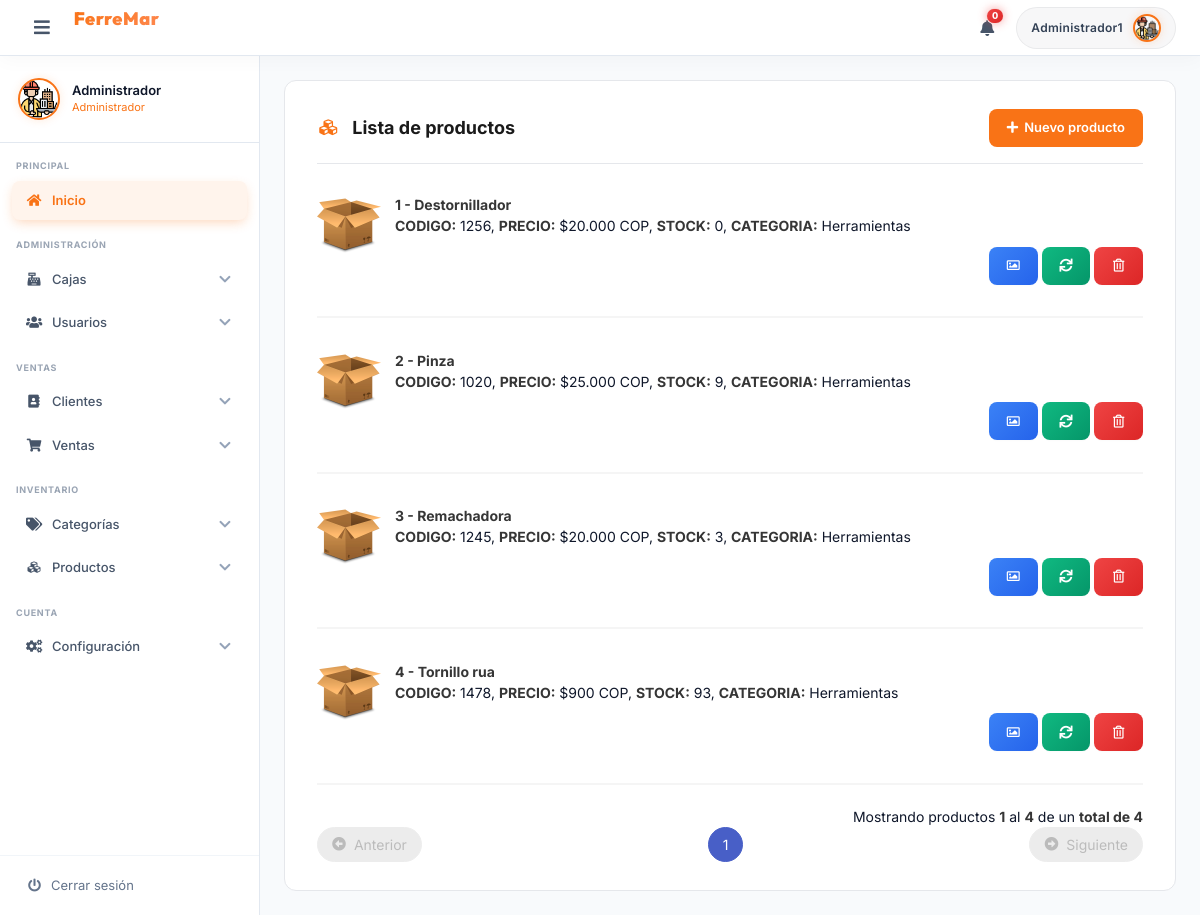
Screenshot of /productList/ (signed in) with the database file from the repository.
### tables this page shows
CREATE TABLE `producto` (
  `producto_id` int(20) NOT NULL,
  `producto_codigo` varchar(77) NOT NULL,
  `producto_nombre` varchar(100) NOT NULL,
  `producto_stock_total` int(25) NOT NULL,
  `producto_tipo_unidad` varchar(20) NOT NULL,
  `producto_precio_compra` decimal(30,2) NOT NULL,
  `producto_precio_venta` decimal(30,2) NOT NULL,
  `producto_marca` varchar(35) NOT NULL,
  `producto_modelo` varchar(35) NOT NULL,
  `producto_estado` varchar(20) NOT NULL,
  `producto_foto` varchar(500) NOT NULL,
  `categoria_id` int(7) NOT NULL
);

CREATE TABLE `categoria` (
  `categoria_id` int(7) NOT NULL,
  `categoria_nombre` varchar(50) NOT NULL,
  `categoria_ubicacion` varchar(150) NOT NULL
);

### app/controllers/productController.php (the view, shortened to what this page needs)
<?php
	class productController extends mainModel{
		public function listarProductoControlador($pagina,$registros,$url,$busqueda,$categoria){
			$pagina=$this->limpiarCadena($pagina);
			$registros=$this->limpiarCadena($registros);
			$categoria=$this->limpiarCadena($categoria);
			$url=$this->limpiarCadena($url);
			if($categoria>0){
				$url=APP_URL.$url."/".$categoria."/";
			}else{
				$url=APP_URL.$url."/";
			}
			$busqueda=$this->limpiarCadena($busqueda);
			$tabla="";
			$pagina = (isset($pagina) && $pagina>0) ? (int) $pagina : 1;
			$inicio = ($pagina>0) ? (($pagina * $registros)-$registros) : 0;
			$campos="producto.producto_id,producto.producto_codigo,producto.producto_nombre,producto_stock_total,producto.producto_precio_venta,producto.producto_foto,categoria.categoria_nombre";
			if(isset($busqueda) && $busqueda!=""){
				$consulta_datos="SELECT $campos FROM producto INNER JOIN categoria ON producto.categoria_id=categoria.categoria_id WHERE producto_codigo LIKE '%$busqueda%' OR producto_nombre LIKE '%$busqueda%' OR producto_marca LIKE '%$busqueda%' OR producto_modelo LIKE '%$busqueda%' ORDER BY producto_nombre ASC LIMIT $inicio,$registros";
				$consulta_total="SELECT COUNT(producto_id) FROM producto WHERE producto_codigo LIKE '%$busqueda%' OR producto_nombre LIKE '%$busqueda%' OR producto_marca LIKE '%$busqueda%' OR producto_modelo LIKE '%$busqueda%'";
		    }else{
				$consulta_datos="SELECT $campos FROM producto INNER JOIN categoria ON producto.categoria_id=categoria.categoria_id ORDER BY producto_nombre ASC LIMIT $inicio,$registros";
				$consulta_total="SELECT COUNT(producto_id) FROM producto";
			}
			$datos = $this->ejecutarConsulta($consulta_datos);
			$datos = $datos->fetchAll();
			$total = $this->ejecutarConsulta($consulta_total);
			$total = (int) $total->fetchColumn();
			$numeroPaginas =ceil($total/$registros);
		    if($total>=1 && $pagina<=$numeroPaginas){
				$contador=$inicio+1;
				$pag_inicio=$inicio+1;
				foreach($datos as $rows){
					$tabla.='
		            <article class="media pb-3 pt-3">
		                <figure class="media-left">
		                    <p class="image is-64x64">';
		                        if(is_file("./app/views/productos/".$rows['producto_foto'])){
		                            $tabla.='<img src="'.APP_URL.'app/views/productos/'.$rows['producto_foto'].'">';
		                        }else{
		                            $tabla.='<img src="'.APP_URL.'app/views/productos/default.png">';
		                        }
		            $tabla.='</p>
		                </figure>
		                <div class="media-content">
		                    <div class="content">
		                        <p>
		                            <strong>'.$contador.' - '.$rows['producto_nombre'].'</strong><br>
		                            <strong>CODIGO:</strong> '.$rows['producto_codigo'].',
		                            <strong>PRECIO:</strong> '.MONEDA_SIMBOLO.number_format($rows['producto_precio_venta'], MONEDA_DECIMALES, MONEDA_SEPARADOR_DECIMAL, MONEDA_SEPARADOR_MILLAR).' '.MONEDA_NOMBRE.',
		                            <strong>STOCK:</strong> '.$rows['producto_stock_total'].',
		                            <strong>CATEGORIA:</strong> '.$rows['categoria_nombre'].'
		                        </p>
		                    </div>
		                    <div class="has-text-right">
		                        <a href="'.APP_URL.'productPhoto/'.$rows['producto_id'].'/" class="button is-info is-rounded is-small">
			                    	<i class="far fa-image fa-fw"></i>
			                    </a>
		                        <a href="'.APP_URL.'productUpdate/'.$rows['producto_id'].'/" class="button is-success is-rounded is-small">
		                        	<i class="fas fa-sync fa-fw"></i>
		                        </a>
		                        <form class="FormularioAjax is-inline-block" action="'.APP_URL.'app/ajax/productoAjax.php" method="POST" autocomplete="off" >
			                		<input type="hidden" name="modulo_producto" value="eliminar">
			                		<input type="hidden" name="producto_id" value="'.$rows['producto_id'].'">
			                    	<button type="submit" class="button is-danger is-rounded is-small">
			                    		<i class="far fa-trash-alt fa-fw"></i>
			                    	</button>
			                    </form>
		                    </div>
		                </div>
		            </article>
		            <hr>
		            ';
					$contador++;
				}
				$pag_final=$contador-1;
			}
			if($total>0 && $pagina<=$numeroPaginas){
				$tabla.='<p class="has-text-right">Mostrando productos <strong>'.$pag_inicio.'</strong> al <strong>'.$pag_final.'</strong> de un <strong>total de '.$total.'</strong></p>';
				$tabla.=$this->paginadorTablas($pagina,$numeroPaginas,$url,7);
			}
			return $tabla;
		}
	}

### rows the page displays
producto: producto_nombre "Destornillador", producto_codigo "1256", producto_precio_venta "20.000", producto_stock_total "0", categoria.categoria_nombre "Herramientas"
producto: producto_nombre "Pinza", producto_codigo "1020", producto_precio_venta "25.000", producto_stock_total "9", categoria.categoria_nombre "Herramientas"
producto: producto_nombre "Remachadora", producto_codigo "1245", producto_precio_venta "20.000", producto_stock_total "3", categoria.categoria_nombre "Herramientas"
producto: producto_nombre "Tornillo rua", producto_codigo "1478", producto_precio_venta "900", producto_stock_total "93", categoria.categoria_nombre "Herramientas"

### other values shown
$_SESSION['usuario'] "Administrador1"
$_SESSION['nombre'] "Administrador"
$_SESSION['cargo'] "Administrador"
$pag_inicio "1"
$pag_final "4"
$total "4"
